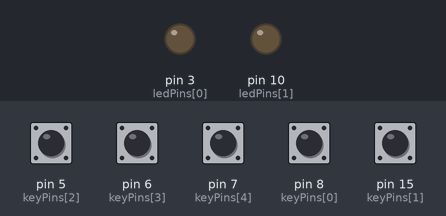
A sketch run on a simulated Arduino Leonardo, built with avr-gcc and run on an emulated ATmega32U4. Parts: output pins drawn as LEDs (lit = HIGH). The test bench sets the inputs (shaded band); at power-on: pin 5 (keyPins[2]), pin 6 (keyPins[3]), pin 7 (keyPins[4]), pin 8 (keyPins[0]), pin 15 (keyPins[1]) HIGH. USB keyboard and mouse output is not drawn.

Above: at 1.2 s.
1.3 s: pin 8 (keyPins[0]) pulled LOW for 0.15 s
At 1.37 s:
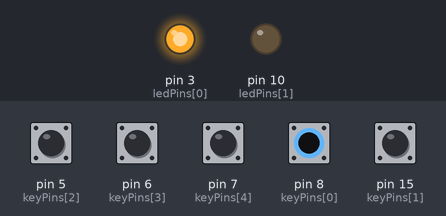
2.9 s: pin 15 (keyPins[1]) pulled LOW for 0.15 s
At 2.97 s:
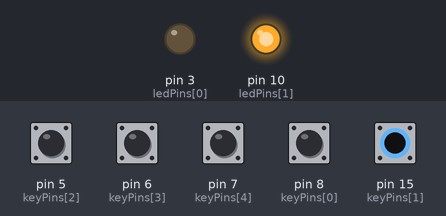
4.5 s: pin 8 (keyPins[0]) driven LOW and pin 15 (keyPins[1]) driven LOW
At 5.7 s:
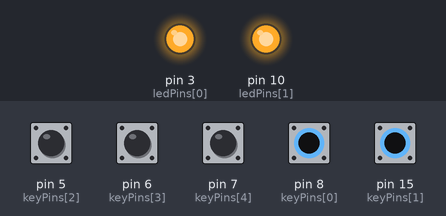
6.0 s: pin 8 (keyPins[0]) driven HIGH
At 7.0 s:
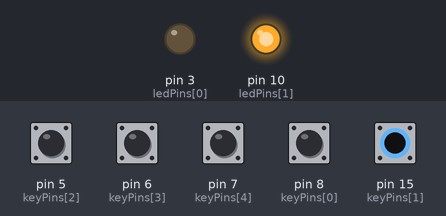
7.5 s: pin 8 (keyPins[0]) driven LOW
At 8.1 s:
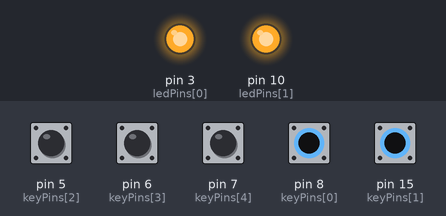
Timing chart, 0 to 10.0 s (numbered marks = the images above; inputs shaded):
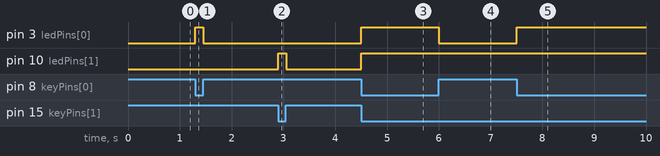

Measured:
- after the input at 1.3 s, pin 3 (ledPins[0]): LOW → HIGH at once, → LOW 0.15 s later
- after the input at 2.9 s, pin 10 (ledPins[1]): LOW → HIGH at once, → LOW 0.15 s later
- after the input at 4.5 s, pin 3 (ledPins[0]), pin 10 (ledPins[1]): LOW → HIGH at once
- after the input at 6.0 s, pin 3 (ledPins[0]): HIGH → LOW at once
- after the input at 7.5 s, pin 3 (ledPins[0]): LOW → HIGH at once

The sketch:

firmware.ino
```cpp
// Open source zzqProX keypad firmware
#include <Keyboard.h>
#define KEYNUM 5
#define LEDNUM  2
#define DEBOUNCE_DELAY 500

const unsigned char keys[KEYNUM] = {'z', 'x', KEY_ESC, KEY_F2, KEY_LEFT_SHIFT}; // Keys to emulate
const int keyPins[KEYNUM] = {8, 15, 5, 6, 7};								// Pins corresponding to the keys above
const int ledPins[LEDNUM] = {3, 10};										// Optional LED pins
int oldKeyStatus[KEYNUM];

void setup()
{
	int i;

	#ifdef DEBUG
	Serial.begin(9600);
	#endif

	// Initialize LEDs
	for(i=0; i<LEDNUM; i++)
	{
		pinMode(ledPins[i], OUTPUT);
		digitalWrite(ledPins[i], 0);
	}

	// Initialize keys
	for(i=0; i<KEYNUM; i++)
	{
		pinMode(keyPins[i], INPUT);
		digitalWrite(keyPins[i], HIGH);
	}

	#ifdef DEBUG
	Serial.println("Debug mode activated. No keyboard output will be generated.");
	#else
	Keyboard.begin();
	#endif
}

void loop()
{
	int keyStatus;

	for(int i=0; i<KEYNUM; i++)
	{
		keyStatus = digitalRead(keyPins[i]);
		if(keyStatus != oldKeyStatus[i])
		{
			delayMicroseconds(DEBOUNCE_DELAY);
			if(digitalRead(keyPins[i]) == keyStatus)
			{
				if(keyStatus)
				{
					#ifdef DEBUG
					Serial.print("-");
					Serial.println((int)keys[i]);
					#else
					Keyboard.release(keys[i]);
					#endif
					if(i < LEDNUM)
						digitalWrite(ledPins[i], 0);
				}
				else
				{
					#ifdef DEBUG
					Serial.print("+");
					Serial.println((int)keys[i]);
					#else
					Keyboard.press(keys[i]);
					#endif
					if(i < LEDNUM)
						digitalWrite(ledPins[i], 1);
				}
				oldKeyStatus[i] = keyStatus;
			}
		}
	}
	delayMicroseconds(DEBOUNCE_DELAY);
}
```
